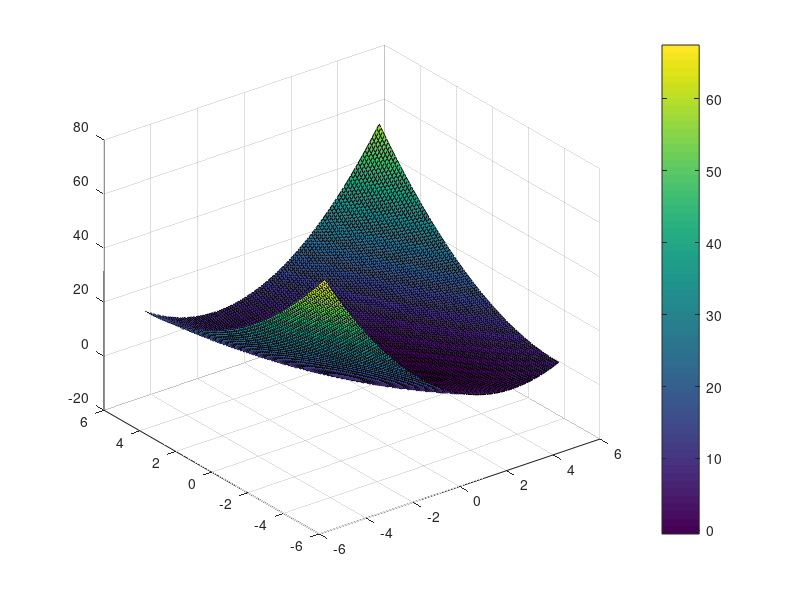
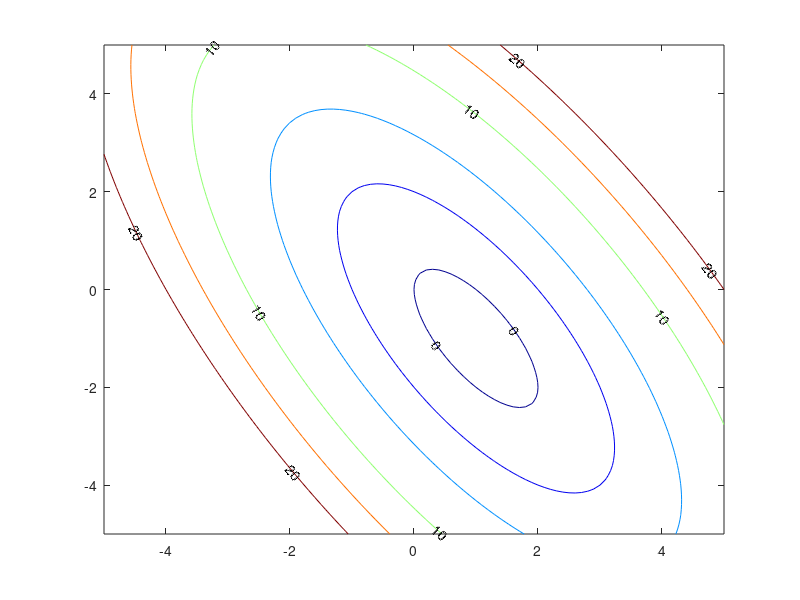

These charts were generated, in order, by the following MATLAB code:
% Methode du gradient conjugue
clc
close all
clear all

% systeme a resoudre
A=[2 1; 
   1 1];
b=[1 0]';

% point de depart x0
x=[1 1]';

% tolerance
tol=1e-6;

% initialisation 
r=b-A*x;
p=r;

hold off
[x,y] = meshgrid([-5:.1:5], [-5:.1:5]);
Z =0.5*(A(1,1)*x.*x+A(1,2)*x.*y+A(2,1)*y.*x+A(2,2)*y.*y)-b(1)*x-b(2)*y;
surf(x,y,Z,Z, 'FaceColor','interp')
hold on;
colorbar
en=[0, 2, 5, 10, 15, 20]
figure
Z =0.5*(A(1,1)*x.*x+A(1,2)*x.*y+A(2,1)*y.*x+A(2,2)*y.*y)-b(1)*x-b(2)*y;
[C,h] =contour(x, y, Z, en);
set(h,'ShowText','on','TextStep',get(h,'LevelStep')*2)
colormap jet
hold on;
